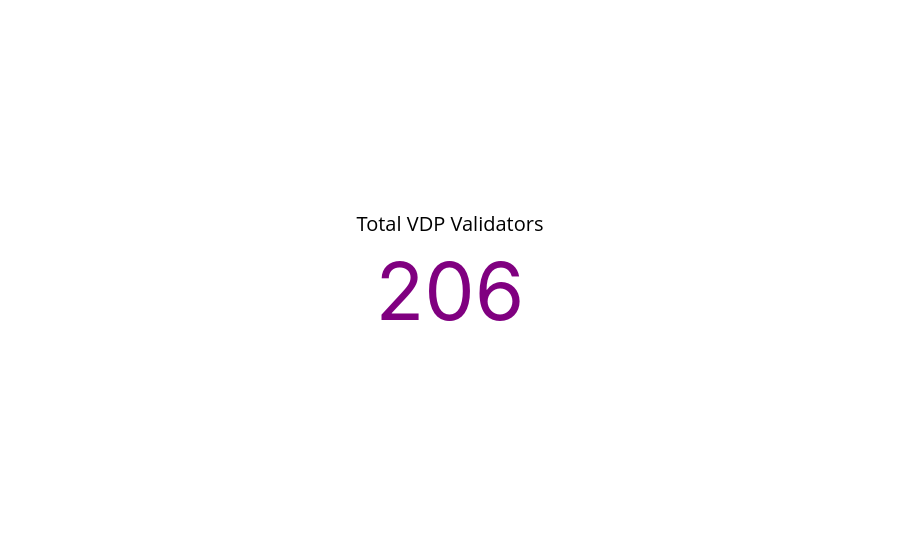

Notebook cell for this chart:
### Markdown cell above
- How many validators received a delegation?
- Which delegation tier did each validator receive? 
- How concentrated is VDP stake among validators?

### Code cell
import matplotlib.pyplot as plt
import pandas as pd
import plotly.graph_objects as go

query = """SELECT COUNT(DISTINCT id) as "Total VDP Validators"
FROM 'vdp'
WHERE initial_tier IS NOT NULL"""
df = pd.read_sql(query,engine)
total = df["Total VDP Validators"].iloc[0]
fig = go.Figure(
    go.Indicator(
        mode="number", 
        value=total, 
        number={
            "font": {
            "color": "purple",
            "family": "Inter"
        }},
        title={"text": "Total VDP Validators",
        "font": {"color": "Black"}}
        ))
fig.show()

### Figure 1 — Plotly figure (JSON) as saved in the notebook; plotly's stock layout.template omitted (floating-point values rounded to 4 significant figures)
{"data": [{"mode": "number", "number": {"font": {"color": "purple", "family": "Inter"}}, "title": {"font": {"color": "Black"}, "text": "Total VDP Validators"}, "type": "indicator", "value": 206}], "layout": {}}
